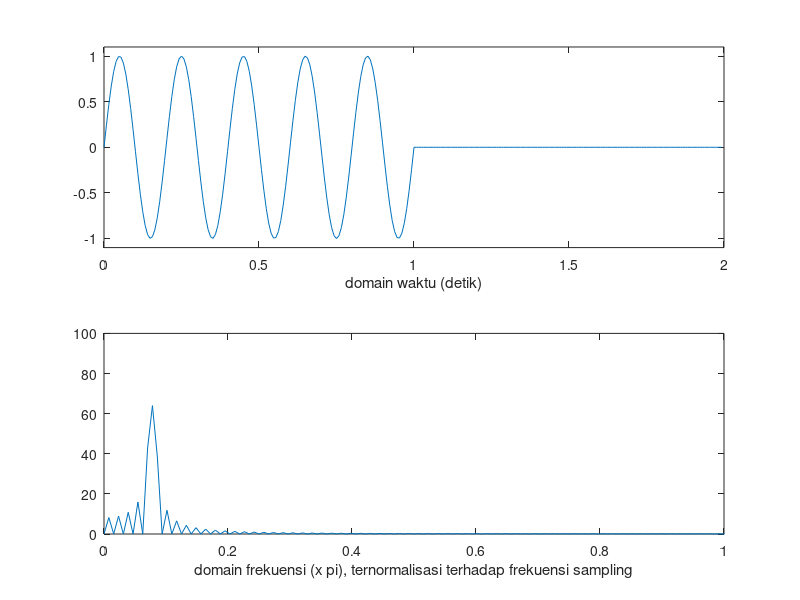

The MATLAB script that drew this image:
clear all
clc
%zero padded
T=128;
zpf=2;
n=0:1/T:(T-1)/T;
fi=5;
xw=[sin(2*pi*n*fi),zeros(1,(zpf-1)*T)];
nn=length(xw);
k=0:nn-1;

%plot time
subplot(2,1,1);
plot(zpf*k/nn,xw);
axis([0 zpf -1.1 1.1])
xlabel('domain waktu (detik)')

%smoothed, interpolated spectrum
X=fft(xw);
spec=abs(X);
f_X=length(X)
f=0:f_X-1;

%plot spectral magnitude
subplot(2,1,2);
plot(f/T,spec);
axis([0 T/T 0 100])
xlabel('domain frekuensi (x pi), ternormalisasi terhadap frekuensi sampling')
